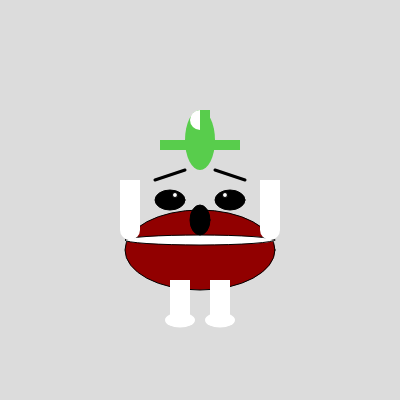
Frame 1 (no input)
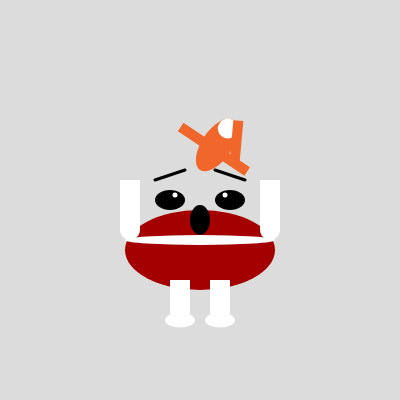
Frame 60 (no input)
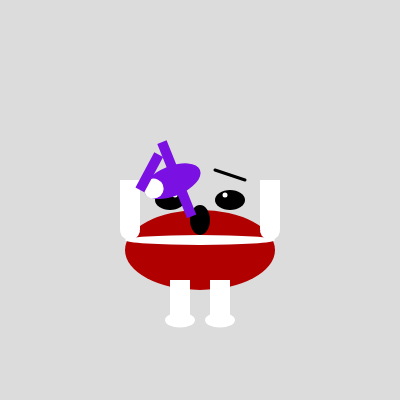
Frame 120 (the mouse pressed at the canvas centre since frame 60)

The p5.js sketch that drew these frames (run headless with seeded random() and noise() and a simulated clock; from frame 60 on, the mouse is pressed at the canvas centre):

// p5.js sketch
// ── sketch.js
let matchmakerColor;
let drumColor1;
let drumColor2;
let angle = 0;
let armAngle = 0;
let armDirection = 1;
let drumArmAngle = 0;
let drumArmDirection = 1;

function setup() {
  createCanvas(400, 400);
  matchmakerColor = color(random(255), random(255), random(255));
  drumColor1 = color(200, 0, 0);
  drumColor2 = color(100, 0, 0);
}

function draw() {
  background(220);

  // Drum
  let drumColor = lerpColor(drumColor1, drumColor2, sin(frameCount * 0.1) * 0.5 + 0.5);
  fill(drumColor);
  ellipse(width / 2, height / 2 + 50, 150, 80); // Drum body

  // Drum top surface
  fill(255);
  ellipse(width / 2, height / 2 + 50 - 10, 150, 10);

  // Drum face
  fill(0);
  ellipse(width / 2, height / 2 + 20, 20, 30); // Nose
  ellipse(width / 2 - 30, height / 2, 30, 20); // Eye 1
  ellipse(width / 2 + 30, height / 2, 30, 20); // Eye 2

  fill(255);
  ellipse(width / 2 - 25, height / 2 - 5, 5, 5); // Eye highlight 1
  ellipse(width / 2 + 25, height / 2 - 5, 5, 5); // Eye highlight 2

  // Eyebrows
  stroke(0);
  strokeWeight(3);
  line(width / 2 - 45, height / 2 - 20, width / 2 - 15, height / 2 - 30);
  line(width / 2 + 45, height / 2 - 20, width / 2 + 15, height / 2 - 30);
  noStroke();

  // Drum arms
  fill(255);
  rect(width / 2 - 80, height / 2 - 20, 20, 50); // Large arm 1
  rect(width / 2 + 60, height / 2 - 20, 20, 50); // Large arm 2

  push();
  translate(width / 2 - 70, height / 2 + 30);
  rotate(drumArmAngle);
  ellipse(0, 0, 20, 20); // Drumstick 1
  pop();

  push();
  translate(width / 2 + 70, height / 2 + 30);
  rotate(-drumArmAngle);
  ellipse(0, 0, 20, 20); // Drumstick 2
  pop();

  // Drum legs
  fill(255);
  rect(width / 2 - 30, height / 2 + 80, 20, 40); // Leg 1
  rect(width / 2 + 10, height / 2 + 80, 20, 40); // Leg 2
  ellipse(width / 2 - 20, height / 2 + 120, 30, 15); // Foot 1
  ellipse(width / 2 + 20, height / 2 + 120, 30, 15); // Foot 2

  // Matchmaker
  push();
  translate(width / 2, height / 2 - 30);
  rotate(angle);

  // Matchmaker body
  matchmakerColor = color(random(255), random(255), random(255));
  fill(matchmakerColor);
  ellipse(0, -30, 30, 60);

  // Matchmaker face
  fill(255);
  ellipse(0, -50, 20, 20);

  // Matchmaker arms
  fill(matchmakerColor);
  rect(-40, -30, 80, 10); // Large arm
  push();
  translate(0, -60);
  rotate(armAngle);
  rect(0, 0, 10, 40); // Small arm
  pop();

  pop();

  // Angle updates
  angle += 0.01;
  if (frameCount % 60 === 0) {
    angle += PI;
  }

  armAngle += 0.1 * armDirection;
  if (armAngle > PI / 4 || armAngle < -PI / 4) {
    armDirection *= -1;
  }

  drumArmAngle += 0.2 * drumArmDirection;
  if (drumArmAngle > PI / 6 || drumArmAngle < -PI / 6) {
    drumArmDirection *= -1;
  }
}
